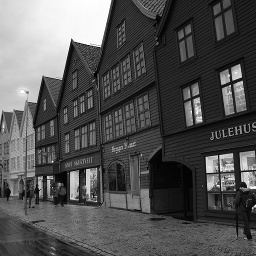
#> input picture week03/sample/10_test.jpg, 256 x 256 px
$ python week05_q1.py -i ../week03/sample/10_test.jpg
#> lines starting #> are read from the running program, lines starting #| are printed output that depends on the picture
#> in mean_filter, img is the input picture: shape (256, 256); min 0, max 255, mean 83.8
"""
Name: Pham Tuan Anh
Class: K63K2
MSSV: 18020116

You should understand the code you write.
"""

import cv2
import numpy as np
import argparse
import time

def conv_sum(a, b):
    s = 0
    for i in range(len(a)):
        for j in range(len(a[0])):
            s += a[i][j]*b[i][j]
    return s


def my_convolution(I, g, mode='valid', boundary='zero_padding'):
#> called with mode = 'valid', boundary = 'zero_padding'
    h, w = len(g), len(g[0])
    H, W = I.shape[0], I.shape[1]
#> H = 256; W = 256

    if mode == 'valid':
        output_h = H - (h - 1)
#> output_h = 254
        output_w = W - (w - 1)
#> output_w = 254
    else:
        output_h = H
        output_w = W

    output = [[0 for _ in range(output_w)] for _ in range(output_h)]
    for i in range(output_h):
        for j in range(output_w):
            output[i][j] = conv_sum(I[i:i + h, j:j + w], g)

    return output


def init_kernel(sz=3):
    s = sz*sz
    g = [[1.0/s for i in range(sz)] for i in range(sz)]

    return g

# Mean filter
def mean_filter(input_file, output_file, kernel_size):
    # Read input file with gray value
    img = cv2.imread(input_file, 0)
    # print(np.array(img))
    g = init_kernel(kernel_size)

    # Calculate times needed to complete the process
    start_time = time.time()
    output_img = my_convolution(img, g)
    run_time = time.time() - start_time

    # for input/output
    cv2.imwrite(output_file, np.array(output_img))
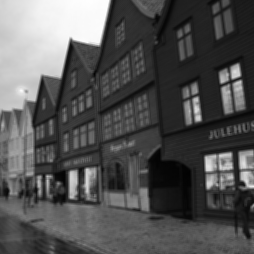
#> saved as None: shape (254, 254); min 2, max 254, mean 83.6
    print("Run convolution in: %.2f s" % run_time)
    # print(np.array(output_img))
    cv2.imshow("Output", np.array(output_img))
    cv2.waitKey(0)

def cal_median(img):
    flatten_img = img.flatten()
    flatten_img = np.sort(flatten_img)
    l = len(flatten_img)
    if l < 0:
        return None
    elif l % 2 == 0:
        return (flatten_img[(l - 1) / 2] + flatten_img[(l + 1) / 2]) / 2
    else:
        return flatten_img[(l - 1) /2]

# Median filter
def median_filter(input_file, output_file, kernel_size):
    #Read input file with gray value
    img = cv2.imread(input_file, cv2.IMREAD_GRAYSCALE)
    (h, w) = img.shape[:2]
    print(h, w)
    output_img = np.empty(shape=(h, w))
    output_img.fill(0)
    print(output_img[0])
    window = np.zeros(kernel_size * kernel_size)
    edge = kernel_size // 2

    for x in range(edge, w - edge + 1):
        for y in range(edge, h - edge + 1):
            i = 0
            for fx in range(kernel_size):
                for fy in range(kernel_size):
                    window[i] = img[x + fx - edge, y + fy - edge]
                    i = i + 1
            np.sort(window)
            output_img[x, y] = window[kernel_size * kernel_size // 2]

    cv2.imwrite(output_file, np.array(output_img))
    cv2.imshow("Output", np.array(output_img))
    cv2.waitKey(0)


if __name__ == '__main__':
    parser = argparse.ArgumentParser()
    parser.add_argument("--input_file", "-i", type=str, help="Path to input image")
    parser.add_argument("--output_file", "-o", type=str, help="Path to output image")
    parser.add_argument("--filter_type", "-t", type=str, default='mean', help="One of mean/median/sharpness")
    parser.add_argument("--size", "-s", type=int, default=3, help="Size of filter")
    parser.add_argument("--alpha", "-a", type=float, default=0.2, help="Strengh of sharpen operator")

    args = parser.parse_args()
    if args.filter_type == 'mean':
        mean_filter(args.input_file, args.output_file, args.size)
    elif args.filter_type == 'median':
        median_filter(args.input_file, args.output_file, args.size)
